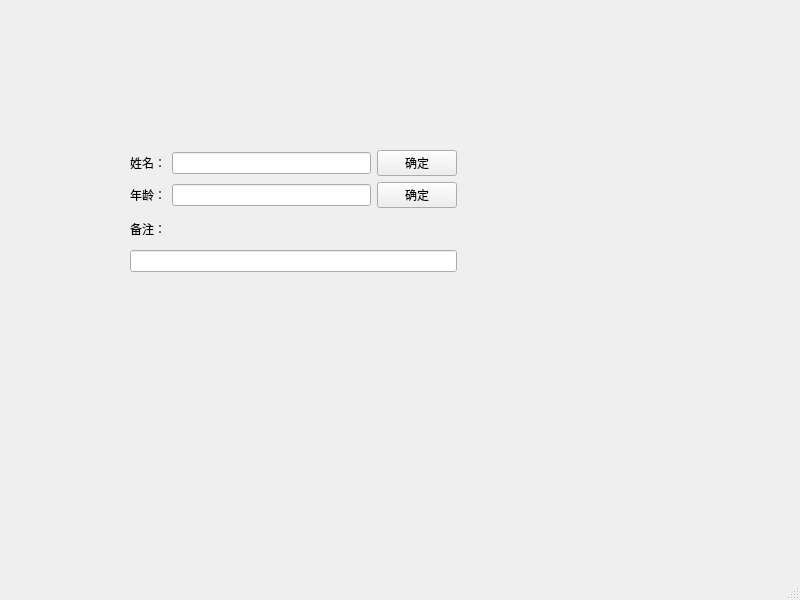
<?xml version="1.0" encoding="UTF-8"?>
<ui version="4.0">
 <class>MainWindow</class>
 <widget class="QMainWindow" name="MainWindow">
  <property name="geometry">
   <rect>
    <x>0</x>
    <y>0</y>
    <width>800</width>
    <height>600</height>
   </rect>
  </property>
  <property name="windowTitle">
   <string>MainWindow</string>
  </property>
  <widget class="QWidget" name="centralwidget">
   <widget class="QWidget" name="">
    <property name="geometry">
     <rect>
      <x>130</x>
      <y>150</y>
      <width>327</width>
      <height>122</height>
     </rect>
    </property>
    <layout class="QVBoxLayout" name="verticalLayout_5">
     <item>
      <layout class="QHBoxLayout" name="horizontalLayout_4">
       <item>
        <widget class="QLabel" name="label">
         <property name="text">
          <string>姓名：</string>
         </property>
        </widget>
       </item>
       <item>
        <widget class="QLineEdit" name="lineEdit"/>
       </item>
       <item>
        <widget class="QPushButton" name="pushButton">
         <property name="text">
          <string>确定</string>
         </property>
        </widget>
       </item>
      </layout>
     </item>
     <item>
      <layout class="QHBoxLayout" name="horizontalLayout_5">
       <item>
        <widget class="QLabel" name="label_2">
         <property name="text">
          <string>年龄：</string>
         </property>
        </widget>
       </item>
       <item>
        <widget class="QLineEdit" name="lineEdit_2"/>
       </item>
       <item>
        <widget class="QPushButton" name="pushButton_2">
         <property name="text">
          <string>确定</string>
         </property>
        </widget>
       </item>
      </layout>
     </item>
     <item>
      <widget class="QLabel" name="label_3">
       <property name="text">
        <string>备注：</string>
       </property>
      </widget>
     </item>
     <item>
      <widget class="QLineEdit" name="lineEdit_3">
       <property name="text">
        <string/>
       </property>
       <property name="frame">
        <bool>true</bool>
       </property>
       <property name="dragEnabled">
        <bool>false</bool>
       </property>
       <property name="readOnly">
        <bool>false</bool>
       </property>
       <property name="placeholderText">
        <string/>
       </property>
       <property name="cursorMoveStyle">
        <enum>Qt::LogicalMoveStyle</enum>
       </property>
       <property name="clearButtonEnabled">
        <bool>false</bool>
       </property>
      </widget>
     </item>
    </layout>
   </widget>
  </widget>
  <widget class="QMenuBar" name="menubar">
   <property name="geometry">
    <rect>
     <x>0</x>
     <y>0</y>
     <width>800</width>
     <height>26</height>
    </rect>
   </property>
  </widget>
  <widget class="QStatusBar" name="statusbar"/>
 </widget>
 <resources/>
 <connections/>
</ui>
